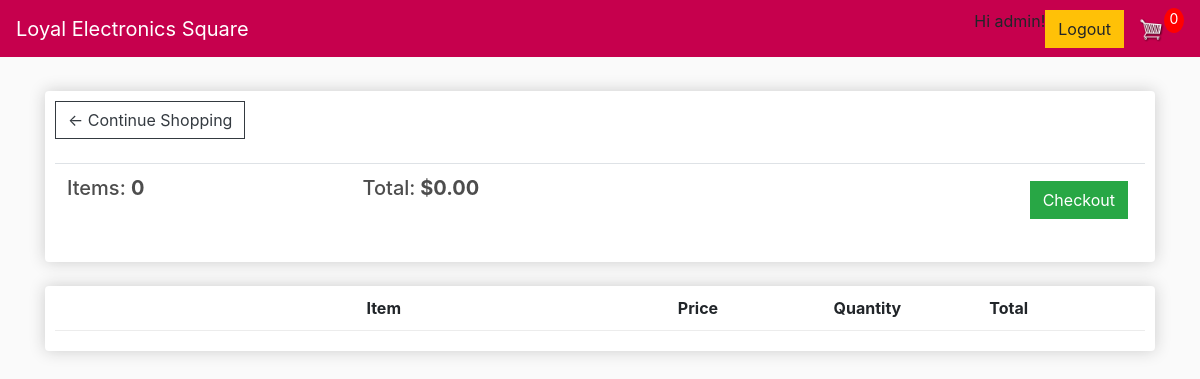
The app's page /cart/ (signed in), older data.
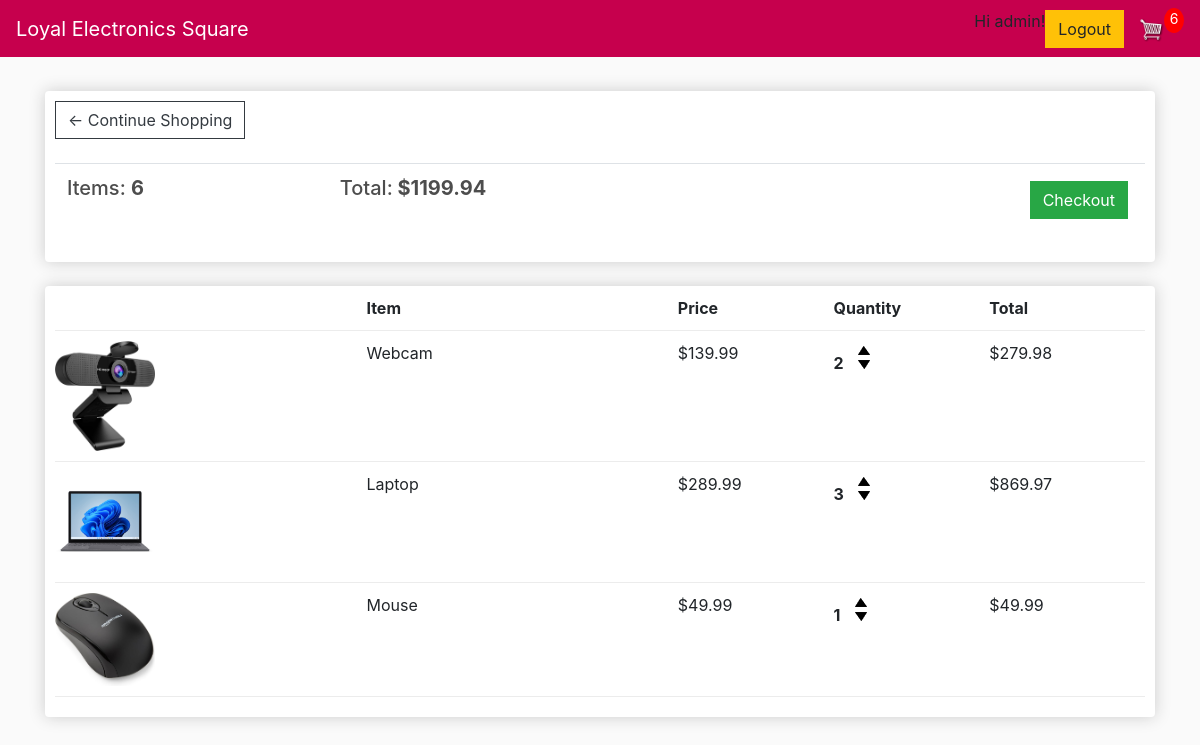
The same page, newer data.
### store/models.py (models this page shows, shortened)
class Order(models.Model):
    customer = models.ForeignKey(Customer, on_delete=models.SET_NULL, null=True, blank=True)
    date_ordered = models.DateTimeField(auto_now_add=True)
    complete = models.BooleanField(default=False, null=True, blank=False)
    transaction_id = models.CharField(max_length=200, null=True)
    @property
    def get_cart_total(self):
        orderitems = self.orderitem_set.all()
        total = sum([item.get_total for item in orderitems])
        return total
    @property
    def get_cart_items(self):
        orderitems = self.orderitem_set.all()
        total = sum([item.quantity for item in orderitems])
        return total

class OrderItem(models.Model):
    product = models.ForeignKey(Product, on_delete=models.SET_NULL, null=True)
    order = models.ForeignKey(Order, on_delete=models.SET_NULL, null=True)
    quantity = models.IntegerField(default=0, null=True, blank=True)
    date_added = models.DateTimeField(auto_now_add=True)
    @property
    def get_total(self):
        total = self.product.price * self.quantity
        return total

class Product(models.Model):
    name = models.CharField(max_length=200, null=True)
    price = models.DecimalField(max_digits=10, decimal_places=2)
    digital = models.BooleanField(default=False, null=True, blank=False)
    image = models.ImageField(null=True, blank=True)
    @property
    def imageURL(self):
        try:
            url = self.image.url
        except:
            url = ''
        return url

### store/views.py (the view)
# urls.py: path('cart/', views.cart, name="cart"),
def cart(request):
     if request.user.is_authenticated:
          customer = request.user.customer
          order, created = Order.objects.get_or_create(customer=customer, complete=False)
          items = order.orderitem_set.all()
          cartItems = order.get_cart_items
     else:
          items = []
          order = {'get_cart_total':0, 'get_cart_items':0, 'shipping':False}
          cartItems = order['get_cart_items']
     context = {'items':items, 'order':order, 'cartItems':cartItems}
     return render(request, 'store/cart.html', context)

### store/templates/store/Cart.html
{% extends 'store/main.html' %}
{% load static %}
{% block content %}
	<div class="row">
		<div class="col-lg-12">
			<div class="box-element">
				<a  class="btn btn-outline-dark" href="{% url 'store' %}">&#x2190; Continue Shopping</a>
				<br>
				<br>
				<table class="table">
					<tr>
						<th><h5>Items: <strong>{{order.get_cart_items}}</strong></h5></th>
						<th><h5>Total:<strong> ${{order.get_cart_total|floatformat:2}}</strong></h5></th>
						<th>
							<a  style="float:right; margin:5px;" class="btn btn-success" href="{% url 'checkout' %}">Checkout</a>
						</th>
					</tr>
				</table>
			</div>
			<br>
			<div class="box-element">
				<div class="cart-row">
					<div style="flex:2"></div>
					<div style="flex:2"><strong>Item</strong></div>
					<div style="flex:1"><strong>Price</strong></div>
					<div style="flex:1"><strong>Quantity</strong></div>
					<div style="flex:1"><strong>Total</strong></div>
				</div>
				{% for item in items %}
				<div class="cart-row">
					<div style="flex:2"><img class="row-image" src="{{item.product.imageURL}}"></div>
					<div style="flex:2">{{item.product.name}}</div>
					<div style="flex:1">${{item.product.price|floatformat:2}}</div>
					<div style="flex:1">
						<p class="quantity">{{item.quantity}}</p>
						<div class="quantity">
							<img data-product="{{item.product.id}}" data-action="add" class="chg-quantity update-cart" src="{% static  'images/arrow-up.png' %}">
							<img data-product="{{item.product.id}}" data-action="remove" class="chg-quantity update-cart" src="{% static  'images/arrow-down.png' %}">
						</div>
					</div>
					<div style="flex:1">${{item.get_total}}</div>
				</div>
				{% endfor %}
			</div>
		</div>
	</div>
{% endblock content %}

### store/templates/store/Main.html (shortened to what this page needs)
<!DOCTYPE html>
{% load static %}
<html>
<head>
	<link rel="stylesheet" href="https://stackpath.bootstrapcdn.com/bootstrap/4.4.1/css/bootstrap.min.css">
	<link rel="stylesheet" type="text/css" href="{% static 'css/main.css' %}">
</head>
<body>
	<nav class="navbar navbar-expand-lg navbar-dark" style="background-color: #c6004d;">
	  <a class="navbar-brand" href="{% url 'store' %}">Loyal Electronics Square</a>
	  <div class="collapse navbar-collapse" id="navbarSupportedContent">
	    <div class="form-inline my-2 my-lg-0">
			{% if user.is_authenticated %}
				<p>Hi {{ user.username }}! </p>
				<form action="{% url 'logout' %}" method="post">
					<button class="btn btn-warning" type="submit">Logout</button>
				</form>
			{% else %}
				<p>You are not logged in. </p>
	     		<p><a href="{% url 'login' %}" class="btn btn-warning">Login</a></p>
	     	{% endif %}
	     	<a href="{% url 'cart' %}">
	    		<img  id="cart-icon" src="{% static 'images/cart.png' %}">
	    	</a>
	    	<p id="cart-total">{{cartItems}}</p>
	    </div>
	  </div>
	</nav>
     <div class="container">
            <br>
            {% block content %}
            {% endblock content %}
         </div>
</body>
</html>

### static/css/main.css (style rules this page uses)
body { background-color: hsl(0, 0%, 98%); }
h1,h2,h3,h4,h5,h6 { color:hsl(0, 0%, 30%); }
.box-element { box-shadow:hsl(0, 0%, 80%) 0 0 16px; background-color: #fff; border-radius: 4px; padding: 10px; }
#cart-icon { width:25px; display: inline-block; margin-left: 15px; }
#cart-total { display: block; text-align: center; color:#fff; background-color: red; width: 20px; height: 25px; border-radius: 50%; font-size: 14px; }
.col-lg-4, .col-lg-6, .col-lg-8, .col-lg-12 { margin-top: 10px; }
.btn { border-radius: 0; }
.row-image { width: 100px; }
.cart-row { display: flex; align-items: flex-stretch; padding-bottom: 10px; margin-bottom: 10px; border-bottom: 1px solid #ececec; }
.quantity { display: inline-block; font-weight: 700; padding-right:10px; }
.chg-quantity { width: 12px; cursor: pointer; display: block; margin-top: 5px; transition:.1s; }

Row changes from the older to the newer data that the page shows:
changed Order: get_cart_items "0" → "6"; get_cart_total "0.00" → "1199.94"
added OrderItem: product.imageURL (picture), product.name "Webcam", product.price "139.99", quantity "2", get_total "279.98"
added OrderItem: product.imageURL (picture), product.name "Laptop", product.price "289.99", quantity "3", get_total "869.97"
added OrderItem: product.imageURL (picture), product.name "Mouse", product.price "49.99", quantity "1", get_total "49.99"
Text that changed along with them:
{{ cartItems }}: "0" → "6"
